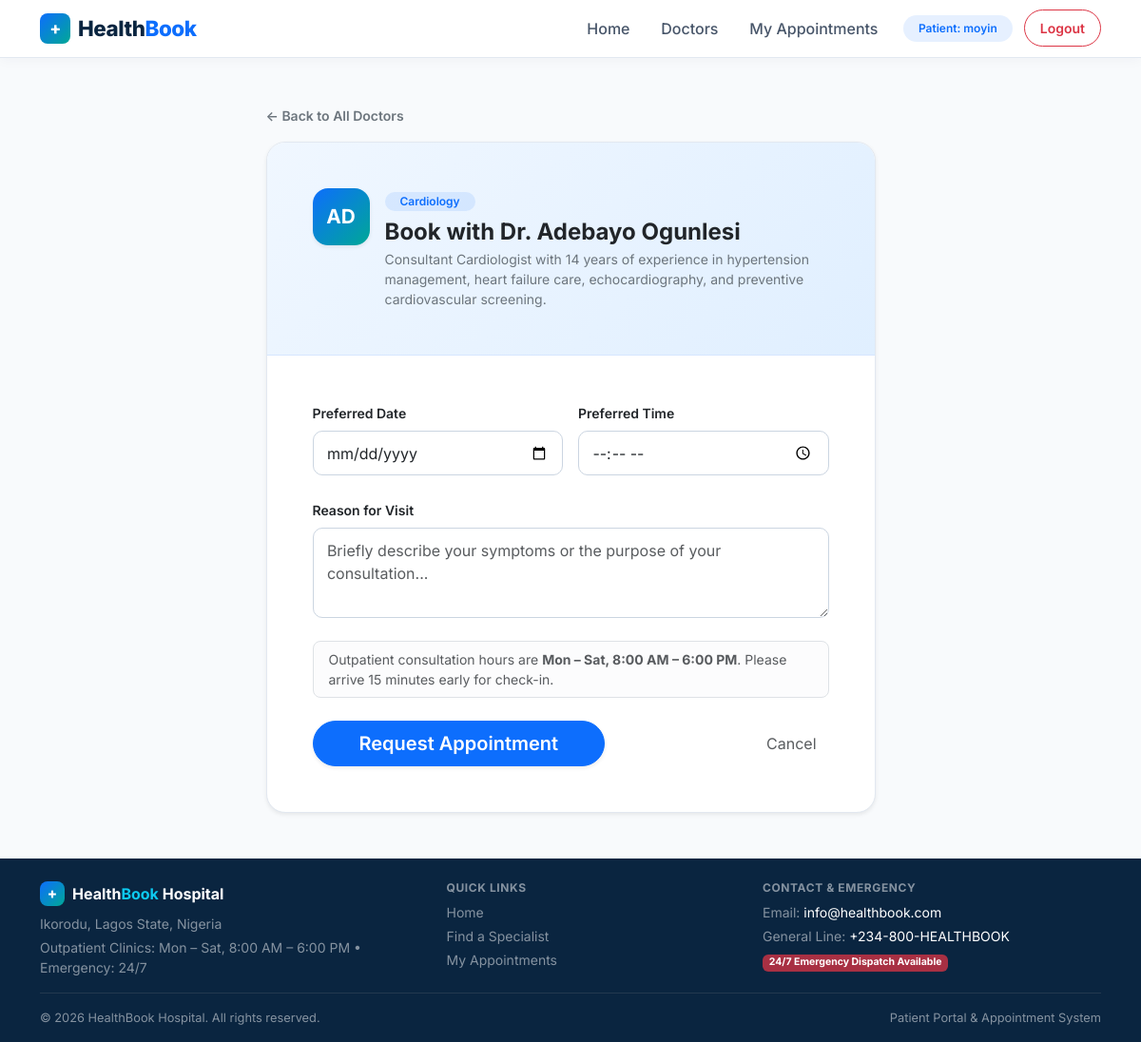
/book/11 (signed in), run on the app's committed database.
### tables this page shows
CREATE TABLE users (
        id INTEGER PRIMARY KEY AUTOINCREMENT,
        username TEXT UNIQUE NOT NULL,
        password TEXT NOT NULL,
        role TEXT NOT NULL DEFAULT 'patient',
        full_name TEXT
    );

CREATE TABLE doctors (
        id INTEGER PRIMARY KEY AUTOINCREMENT,
        name TEXT NOT NULL,
        department TEXT NOT NULL,
        bio TEXT,
        available_days TEXT  -- comma separated like "Mon,Tue,Wed"
    );

### app.py (the view, shortened to what this page needs)
@app.route("/book/<int:doctor_id>", methods=["GET", "POST"])
@login_required
def book(doctor_id):
    db = get_db()
    doctor = db.execute("SELECT * FROM doctors WHERE id = ?", (doctor_id,)).fetchone()
    if not doctor:
        flash("Doctor not found", "danger")
        return redirect(url_for("doctors"))
    return render_template("book.html", doctor=doctor, user=current_user())

### app.py (called while the page is built)
def get_db():
    if "db" not in g:
        g.db = sqlite3.connect(DB_PATH)
        g.db.row_factory = sqlite3.Row
    return g.db

def current_user():
    uid = session.get("user_id")
    if not uid:
        return None
    db = get_db()
    return db.execute("SELECT * FROM users WHERE id = ?", (uid,)).fetchone()

def login_required(f):
    from functools import wraps
    @wraps(f)
    def wrapper(*args, **kwargs):
        if not session.get("user_id"):
            flash("Please log in first", "warning")
            return redirect(url_for("login"))
        return f(*args, **kwargs)
    return wrapper

### templates/book.html (shortened to what this page needs)
{% extends "base.html" %}
{% block content %}
<div class="container py-5">
  <div class="row justify-content-center">
    <div class="col-lg-7 col-md-9">
      <div class="mb-3">
        <a href="{{ url_for('doctors') }}" class="text-decoration-none text-secondary small fw-semibold">
          &larr; Back to All Doctors
        </a>
      </div>
      <div class="card hb-booking-card shadow-sm">
        <div class="hb-booking-header p-4 p-md-5">
          <div class="d-flex align-items-start gap-3">
            <div class="hb-doc-avatar shadow-sm">
              {{ doctor.name[:2] | upper }}
            </div>
            <div>
              <span class="badge bg-primary bg-opacity-10 text-primary rounded-pill px-3 py-1 mb-2 fw-semibold">
                {{ doctor.department }}
              </span>
              <h4 class="fw-bold text-dark mb-1">Book with Dr. {{ doctor.name }}</h4>
              <p class="text-secondary small mb-0 lh-base">
                {{ doctor.bio }}
              </p>
            </div>
          </div>
        </div>
        <div class="card-body p-4 p-md-5">
          <form method="post">
            <div class="row g-3">
              <div class="col-md-6">
                <label class="form-label fw-semibold text-dark small">Preferred Date</label>
                <input class="form-control hb-input" type="date" name="date" required>
              </div>
              <div class="col-md-6">
                <label class="form-label fw-semibold text-dark small">Preferred Time</label>
                <input class="form-control hb-input" type="time" name="time" required>
              </div>
            </div>
            <div class="mt-4">
              <label class="form-label fw-semibold text-dark small">Reason for Visit</label>
              <textarea
                class="form-control hb-input"
                name="reason"
                rows="3"
                placeholder="Briefly describe your symptoms or the purpose of your consultation..."
              ></textarea>
            </div>
            <div class="alert alert-light border rounded-3 mt-4 mb-4 py-2 px-3 small text-muted">
              Outpatient consultation hours are <strong>Mon – Sat, 8:00 AM – 6:00 PM</strong>. Please arrive 15 minutes early for check-in.
            </div>
            <div class="d-flex flex-column flex-sm-row align-items-sm-center justify-content-between gap-3">
              <button type="submit" class="btn btn-primary btn-lg px-5 py-2 rounded-pill fw-semibold shadow-sm">
                Request Appointment
              </button>
              <a href="{{ url_for('doctors') }}" class="btn btn-link text-muted text-decoration-none small">
                Cancel
              </a>
            </div>
          </form>
        </div>
      </div>
    </div>
  </div>
</div>
{% endblock %}

### templates/base.html (shortened to what this page needs)
<!doctype html>
<html lang="en">
  <head>
    <link
      href="https://cdn.jsdelivr.net/npm/bootstrap@5.3.3/dist/css/bootstrap.min.css"
      rel="stylesheet"
    />
    <link
      rel="stylesheet"
      href="{{ url_for('static', filename='css/main.css') }}"
    />
  </head>
  <body>
 <nav class="navbar navbar-expand-lg hb-navbar sticky-top py-2">
  <div class="container">
    <a class="navbar-brand hb-brand" href="{{ url_for('index') }}">
      <span class="hb-brand-icon">+</span>
      <span>Health<span class="text-primary">Book</span></span>
    </a>
    <div class="collapse navbar-collapse" id="navMain">
      <ul class="navbar-nav ms-auto align-items-lg-center gap-lg-1 mt-3 mt-lg-0">
        <li class="nav-item">
          <a class="nav-link hb-nav-link" href="{{ url_for('index') }}">Home</a>
        </li>
        <li class="nav-item">
          <a class="nav-link hb-nav-link" href="{{ url_for('doctors') }}">Doctors</a>
        </li>
              {% if user %}
          {% if user.role == 'admin' %}
            <li class="nav-item">
              <a class="nav-link hb-nav-link" href="{{ url_for('admin_dashboard') }}">Admin Dashboard</a>
            </li>
            <li class="nav-item ms-lg-2">
              <span class="badge bg-dark text-white rounded-pill px-3 py-2">
                Admin: {{ user.full_name if user.full_name else user.username }}
              </span>
            </li>
          {% else %}
            <li class="nav-item">
              <a class="nav-link hb-nav-link" href="{{ url_for('my_appointments') }}">My Appointments</a>
            </li>
            <li class="nav-item ms-lg-2">
              <span class="badge bg-primary bg-opacity-10 text-primary rounded-pill px-3 py-2 fw-semibold">
                Patient: {{ user.full_name if user.full_name else user.username }}
              </span>
            </li>
          {% endif %}
          <li class="nav-item ms-lg-2 mt-2 mt-lg-0">
            <a class="btn btn-outline-danger btn-sm px-3 py-2 rounded-pill fw-semibold" href="{{ url_for('logout') }}">Logout</a>
          </li>
        {% endif %}
      </ul>
    </div>
  </div>
</nav>
    <main>{% block content %}{% endblock %}</main>
    <footer class="hb-footer text-white pt-4 pb-3 mt-auto">
      <div class="container">
        <div class="row gy-3 align-items-start justify-content-between small">
          <div class="col-lg-4">
            <div class="d-flex align-items-center gap-2 mb-2">
              <span class="hb-brand-icon" style="width: 26px; height: 26px; font-size: 0.95rem;">+</span>
              <span class="fw-bold fs-6 text-white">Health<span class="text-info">Book</span> Hospital</span>
            </div>
            <p class="text-white-50 mb-1">
              Ikorodu, Lagos State, Nigeria
            </p>
            <p class="text-white-50 mb-0">
              Outpatient Clinics: Mon – Sat, 8:00 AM – 6:00 PM &bull; Emergency: 24/7
            </p>
          </div>
          <div class="col-6 col-lg-3">
            <h6 class="text-uppercase fw-bold text-white-50 mb-2" style="font-size: 0.75rem; letter-spacing: 0.05em;">
              Quick Links
            </h6>
            <ul class="list-unstyled mb-0 d-flex flex-column gap-1">
              <li><a href="{{ url_for('index') }}" class="text-white-50 text-decoration-none">Home</a></li>
              <li><a href="{{ url_for('doctors') }}" class="text-white-50 text-decoration-none">Find a Specialist</a></li>
              {% if user %}
                {% if user.role == 'admin' %}
                  <li><a href="{{ url_for('admin_dashboard') }}" class="text-white-50 text-decoration-none">Admin Dashboard</a></li>
                {% else %}
                  <li><a href="{{ url_for('my_appointments') }}" class="text-white-50 text-decoration-none">My Appointments</a></li>
                {% endif %}
              {% else %}
                <li><a href="{{ url_for('login') }}" class="text-white-50 text-decoration-none">Patient / Admin Login</a></li>
              {% endif %}
            </ul>
          </div>
          <div class="col-6 col-lg-4">
            <h6 class="text-uppercase fw-bold text-white-50 mb-2" style="font-size: 0.75rem; letter-spacing: 0.05em;">
              Contact &amp; Emergency
            </h6>
            <ul class="list-unstyled text-white-50 mb-0 d-flex flex-column gap-1">
              <li>Email: <a href="mailto:info@healthbook.com" class="text-white text-decoration-none">info@healthbook.com</a></li>
              <li>General Line: <a href="tel:+2348004325842" class="text-white text-decoration-none">+234-800-HEALTHBOOK</a></li>
              <li><span class="badge bg-danger bg-opacity-75 text-white mt-1">24/7 Emergency Dispatch Available</span></li>
            </ul>
          </div>
        </div>
        <hr class="border-secondary opacity-25 my-3" />
        <div class="d-flex flex-column flex-sm-row justify-content-between align-items-center text-white-50" style="font-size: 0.8rem;">
          <span>&copy; 2026 HealthBook Hospital. All rights reserved.</span>
          <span class="mt-1 mt-sm-0">Patient Portal &amp; Appointment System</span>
        </div>
      </div>
    </footer>
  </body>
</html>

### static/css/main.css (style rules this page uses)
body { background: #f7fbff; }
.navbar-brand { font-weight: 700; letter-spacing: 0.5px; }
.card { border-radius: 10px; }

### templates/base.html (style rules this page uses)
:root { --hb-navy: #0a2540; --hb-blue: #0d6efd; --hb-teal: #00a896; --hb-soft-bg: #f4f8fc; }
body { font-family: "Inter", system-ui, -apple-system, sans-serif; background-color: #f8fafc; color: #1e293b; display: flex; flex-direction: column; min-height: 100vh; }
main { flex: 1 0 auto; }
.hb-navbar { background-color: #ffffff; border-bottom: 1px solid #e2e8f0; box-shadow: 0 2px 12px rgba(10, 37, 64, 0.04); }
.hb-brand { font-weight: 800; font-size: 1.4rem; color: var(--hb-navy) !important; letter-spacing: -0.02em; display: inline-flex; align-items: center; gap: 0.5rem; }
.hb-brand-icon { width: 32px; height: 32px; background: linear-gradient(135deg, var(--hb-blue), var(--hb-teal)); color: #ffffff; border-radius: 8px; display: inline-flex; align-items: center; justify-content: center; font-weight: 800; font-size: 1.1rem; }
.hb-nav-link { color: #475569 !important; font-weight: 500; padding: 0.5rem 0.9rem !important; border-radius: 8px; transition: all 0.2s ease; }
.hb-footer { background-color: var(--hb-navy); }

### templates/book.html (style rules this page uses)
.hb-booking-card { border: 1px solid #e2e8f0; border-radius: 20px; background: #ffffff; overflow: hidden; }
.hb-booking-header { background: linear-gradient(135deg, #f0f7ff 0%, #e0efff 100%); border-bottom: 1px solid #d6e6ff; }
.hb-doc-avatar { width: 60px; height: 60px; border-radius: 16px; background: linear-gradient(135deg, #0d6efd, #00a896); color: #ffffff; font-weight: 700; font-size: 1.3rem; display: inline-flex; align-items: center; justify-content: center; flex-shrink: 0; }
.hb-input { border-radius: 10px; border: 1px solid #cbd5e1; padding: 0.65rem 0.9rem; }

### data on the page
users: full_name+username "moyin"
doctors: name "AD", department "Cardiology", name "Adebayo Ogunlesi", bio "Consultant Cardiologist with 14 years of experience in hypertension management, heart failure care, echocardiography, and preventive cardiovascular screening."
